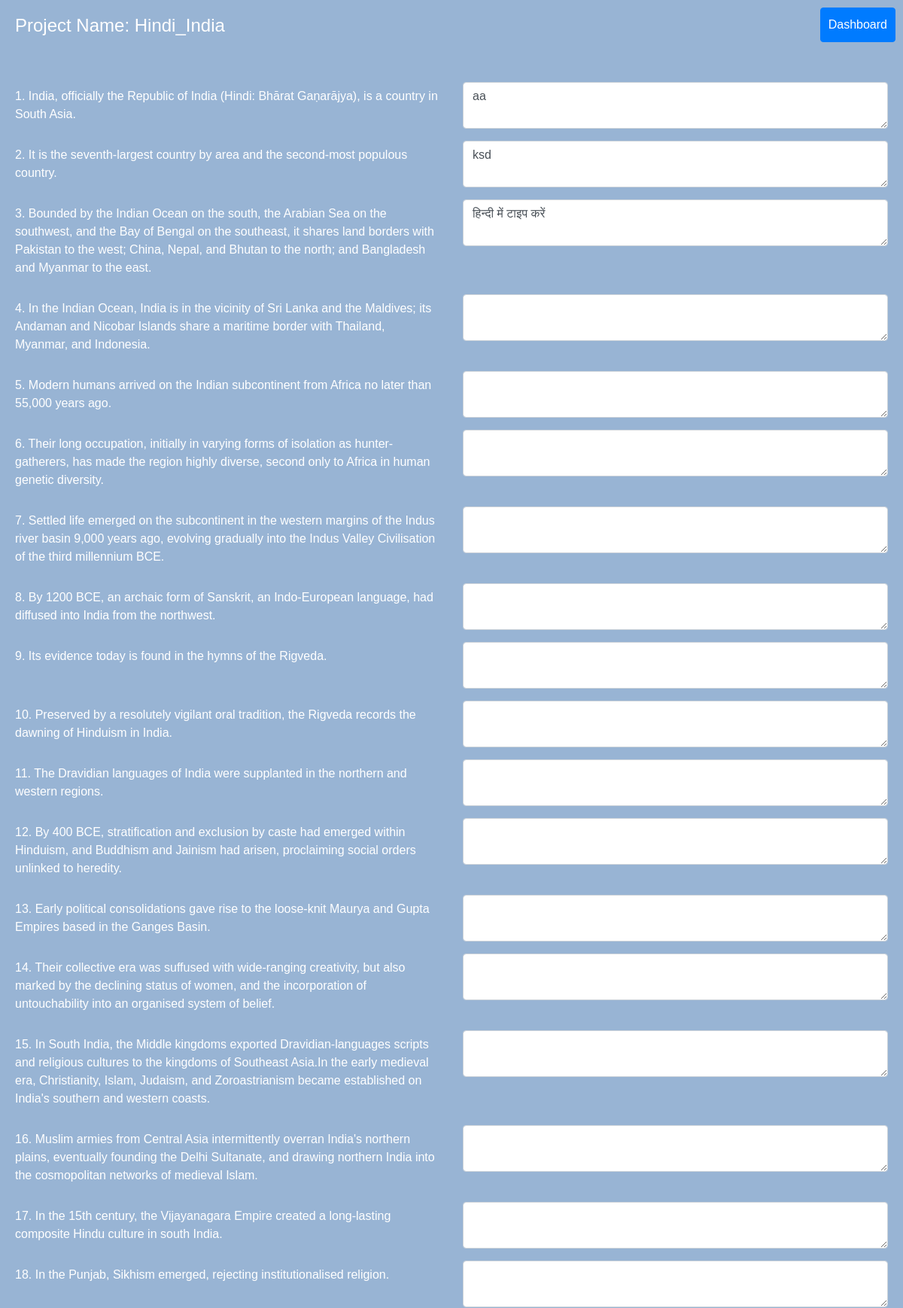
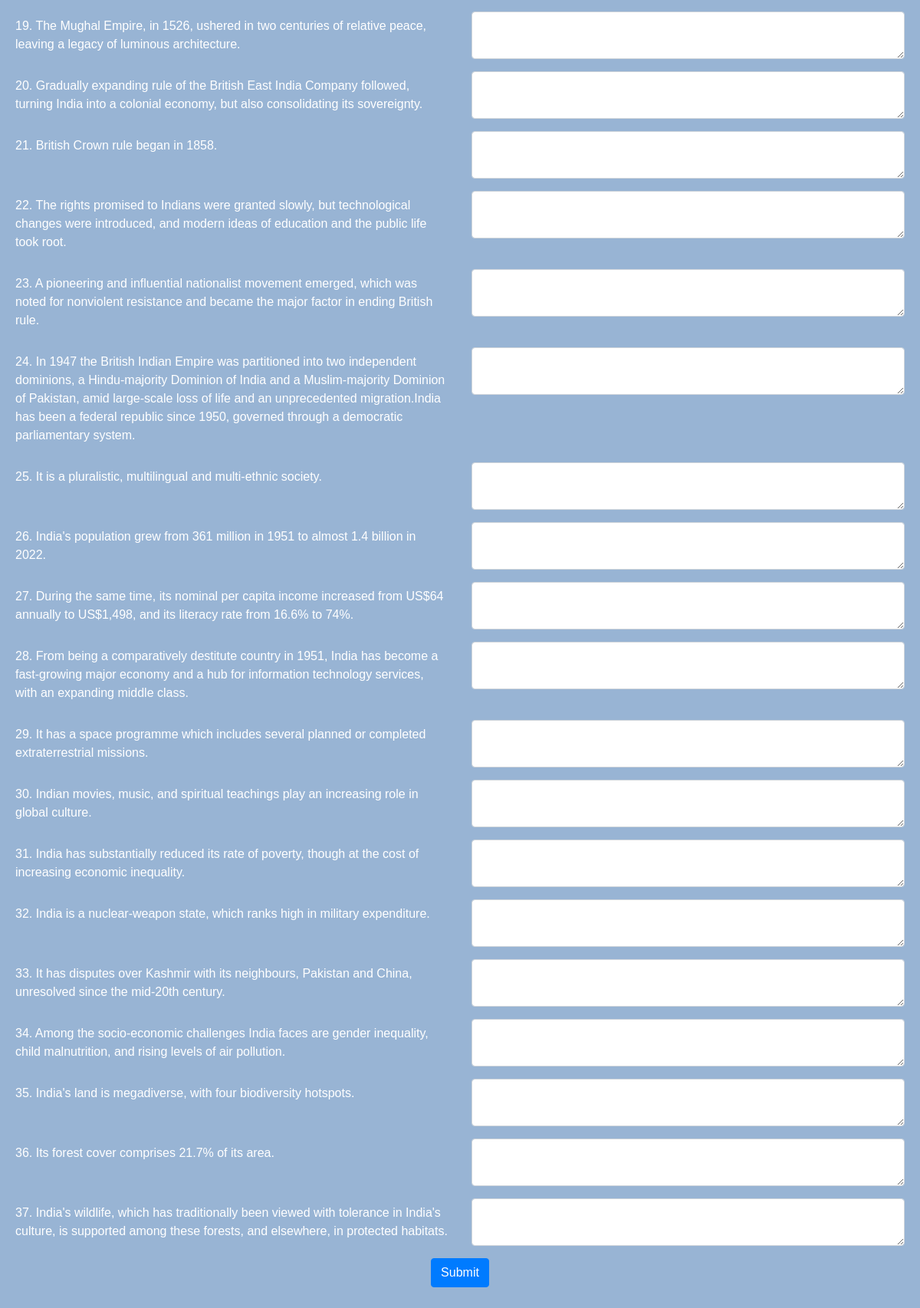
Page /project/1 (signed in) on the committed database (2 pictures, top to bottom).
### translate_app/models.py (models this page shows, shortened)
class Project(models.Model):
    wiki_title = models.TextField()
    target_lang = models.CharField(choices=const_languages, max_length=30)
    created_by = models.ForeignKey(User, on_delete=models.CASCADE, related_name='created_projects')
    annotator = models.ForeignKey(User, on_delete=models.CASCADE, related_name='annotated_projects', null=True, blank=True)

class Sentence(models.Model):
    project = models.ForeignKey(Project, on_delete=models.CASCADE)
    original_sentence = models.TextField()
    translated_sentence = models.TextField(null=True, blank=True)

### translate_app/views.py (the view)
# urls.py: path('project/<int:id>', project, name='project'),
def project(request, id):
    if not request.user.is_authenticated:
        return redirect('login')
    sentences = models.Sentence.objects.filter(project__id=id)
    project = models.Project.objects.filter(id=id).first()
    if not project:
        return HttpResponse("No project with the given id")
    manager = True
    manager_group = Group.objects.get(name="Manager")
    if manager_group not in request.user.groups.all():
        manager = False
    context = {
        'sentences' : sentences,
        'project' : project,
        'manager' : manager
    }
    if request.method == 'POST':
        for sent_id, translated_sent in request.POST.items():
            if sent_id != 'csrfmiddlewaretoken':
                sentence = models.Sentence.objects.filter(project__id=id, id=int(sent_id)).first()
                sentence.translated_sentence = translated_sent
                sentence.save()
    return render(request, 'project.html', context )

### translate_app/templates/project.html (shortened to what this page needs)
{% load static %}
<head>
  <link
    rel="stylesheet"
    href="https://cdn.jsdelivr.net/npm/bootstrap@4.0.0/dist/css/bootstrap.min.css"
  />
  <link rel="stylesheet" href="{% static 'css/project.css' %}" />
</head>
<body>
  <a href="{% url 'dashboard' %}">
    <button
      type="submit"
      class="btn btn-primary"
      style="
        position: absolute;
        top: 0;
        right: 0;
        padding: 10px;
        margin-right: 10;
        margin-top: 10;
      "
    >
      Dashboard
    </button></a
  >
  <h2 style="padding: 20px">
    Project Name: {{project.target_lang}}_{{project.wiki_title}}
  </h2>
  <div class="mainDiv">
    <form method="POST">
      {% csrf_token %} {% for sentence in sentences %}
      <div class="form-group row">
        <label
          class="col-sm-6 col-form-label"
          for="translated_sentence_{{sentence.id}}"
        >
          {{forloop.counter}}. {{sentence.original_sentence}}</label
        >
        <div class="col-sm-6">
          <textarea
            class="form-control"
            id="translated_sentence_{{sentence.id}}"
            name="{{sentence.id}}"
            rows="2"
          >
{{sentence.translated_sentence}}</textarea
          >
        </div>
      </div>
      {% endfor %}
      <center>
        <button type="submit" class="btn btn-primary">Submit</button>
      </center>
    </form>
  </div>
</body>

### translate_app/static/css/project.css (style rules this page uses)
h2 { font-size: 24px; margin-bottom: 20px; }
body { margin: 0 auto; font-family: Arial; background-color: #98b4d4; color: white; }
.mainDiv { padding: 20px; }

### rows in the picture
Project: target_lang "Hindi", wiki_title "India"
Sentence: original_sentence "India, officially the Republic of India (Hindi: Bhārat Gaṇarājya), is a country in South Asia.", id "aa"
Sentence: original_sentence "It is the seventh-largest country by area and the second-most populous country.", id "ksd"
Sentence: original_sentence "Bounded by the Indian Ocean on the south, the Arabian Sea on the southwest, and the Bay of Bengal on the southeast, it shares land borders with Pakistan to the west; China, Nepal, and Bhutan to the north; and Bangladesh and Myanmar to the east.", id "हिन्दी में टाइप करें"
Sentence: original_sentence "In the Indian Ocean, India is in the vicinity of Sri Lanka and the Maldives; its Andaman and Nicobar Islands share a maritime border with Thailand, Myanmar, and Indonesia."
Sentence: original_sentence "Modern humans arrived on the Indian subcontinent from Africa no later than 55,000 years ago."
Sentence: original_sentence "Their long occupation, initially in varying forms of isolation as hunter-gatherers, has made the region highly diverse, second only to Africa in human genetic diversity."
Sentence: original_sentence "Settled life emerged on the subcontinent in the western margins of the Indus river basin 9,000 years ago, evolving gradually into the Indus Valley Civilisation of the third millennium BCE."
Sentence: original_sentence "By 1200 BCE, an archaic form of Sanskrit, an Indo-European language, had diffused into India from the northwest."
Sentence: original_sentence "Its evidence today is found in the hymns of the Rigveda."
Sentence: original_sentence "Preserved by a resolutely vigilant oral tradition, the Rigveda records the dawning of Hinduism in India."
Sentence: original_sentence "The Dravidian languages of India were supplanted in the northern and western regions."
Sentence: original_sentence "By 400 BCE, stratification and exclusion by caste had emerged within Hinduism, and Buddhism and Jainism had arisen, proclaiming social orders unlinked to heredity."
Sentence: original_sentence "Early political consolidations gave rise to the loose-knit Maurya and Gupta Empires based in the Ganges Basin."
Sentence: original_sentence "Their collective era was suffused with wide-ranging creativity, but also marked by the declining status of women, and the incorporation of untouchability into an organised system of belief."
Sentence: original_sentence "In South India, the Middle kingdoms exported Dravidian-languages scripts and religious cultures to the kingdoms of Southeast Asia.In the early medieval era, Christianity, Islam, Judaism, and Zoroastrianism became established on India's southern and western coasts."
Sentence: original_sentence "Muslim armies from Central Asia intermittently overran India's northern plains, eventually founding the Delhi Sultanate, and drawing northern India into the cosmopolitan networks of medieval Islam."
Sentence: original_sentence "In the 15th century, the Vijayanagara Empire created a long-lasting composite Hindu culture in south India."
Sentence: original_sentence "In the Punjab, Sikhism emerged, rejecting institutionalised religion."
Sentence: original_sentence "The Mughal Empire, in 1526, ushered in two centuries of relative peace, leaving a legacy of luminous architecture."
Sentence: original_sentence "Gradually expanding rule of the British East India Company followed, turning India into a colonial economy, but also consolidating its sovereignty."
Sentence: original_sentence "British Crown rule began in 1858."
Sentence: original_sentence "The rights promised to Indians were granted slowly, but technological changes were introduced, and modern ideas of education and the public life took root."
Sentence: original_sentence "A pioneering and influential nationalist movement emerged, which was noted for nonviolent resistance and became the major factor in ending British rule."
Sentence: original_sentence "In 1947 the British Indian Empire was partitioned into two independent dominions, a Hindu-majority Dominion of India and a Muslim-majority Dominion of Pakistan, amid large-scale loss of life and an unprecedented migration.India has been a federal republic since 1950, governed through a democratic parliamentary system."
Sentence: original_sentence "It is a pluralistic, multilingual and multi-ethnic society."
Sentence: original_sentence "India's population grew from 361 million in 1951 to almost 1.4 billion in 2022."
Sentence: original_sentence "During the same time, its nominal per capita income increased from US$64 annually to US$1,498, and its literacy rate from 16.6% to 74%."
Sentence: original_sentence "From being a comparatively destitute country in 1951, India has become a fast-growing major economy and a hub for information technology services, with an expanding middle class."
Sentence: original_sentence "It has a space programme which includes several planned or completed extraterrestrial missions."
Sentence: original_sentence "Indian movies, music, and spiritual teachings play an increasing role in global culture."
Sentence: original_sentence "India has substantially reduced its rate of poverty, though at the cost of increasing economic inequality."
Sentence: original_sentence "India is a nuclear-weapon state, which ranks high in military expenditure."
Sentence: original_sentence "It has disputes over Kashmir with its neighbours, Pakistan and China, unresolved since the mid-20th century."
Sentence: original_sentence "Among the socio-economic challenges India faces are gender inequality, child malnutrition, and rising levels of air pollution."
Sentence: original_sentence "India's land is megadiverse, with four biodiversity hotspots."
Sentence: original_sentence "Its forest cover comprises 21.7% of its area."
Sentence: original_sentence "India's wildlife, which has traditionally been viewed with tolerance in India's culture, is supported among these forests, and elsewhere, in protected habitats."
